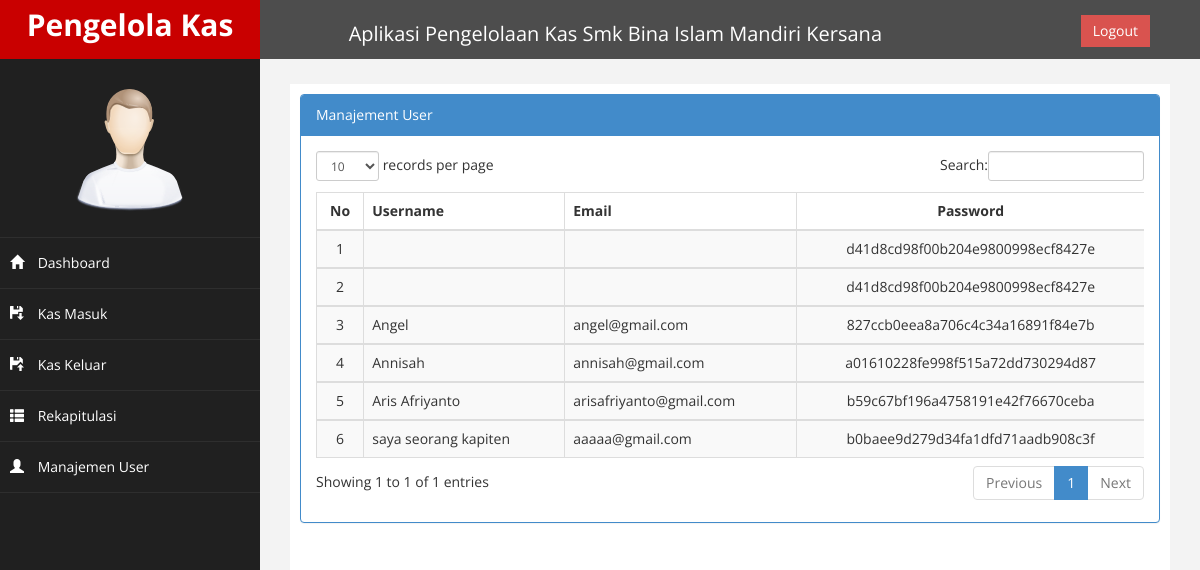
The app's page /page/index.php?page=user with its own data.
### tables this page shows
CREATE TABLE `user` (
  `id` int(11) NOT NULL,
  `username` varchar(100) NOT NULL,
  `email` varchar(100) NOT NULL,
  `password` varchar(100) NOT NULL
);

### page/user/user.php (the view)
<div class="row">
                <div class="col-md-12">
                    <div class="panel panel-primary">
                        <div class="panel-heading">
                             Manajement User
                        </div>
                       <div class="panel-body">
                            <div class="table-responsive">
                                <table class="table table-striped table-bordered table-hover" id="dataTables-example">
                                    <thead>
                                        <tr>
                                            <th style="text-align: center;">No</th>
                                            <th>Username</th>
                                            <th>Email</th>
                                            <th style="text-align: center;">Password</th>
                                        </tr>
                                    </thead>
                                    <tbody>
                                        <?php
                                            $no=1;
                                            $sql = mysqli_query($conn, "SELECT * FROM user ORDER BY username ASC");
                                            while ($data = $sql->fetch_assoc()) {
                                                ?>
                                            <tr>
                                            <td align='center'><?php echo $no++; ?></td>
                                            <td><?php echo $data['username']; ?></td>
                                            <td><?php echo $data['email']; ?></td>
                                            <td align='center'><?php echo $data['password'];?></td>
                                            </tr>
                                    </tbody>
                                    <?php
                                    	}
                                    ?>
                                </table>
                            </div>
                        </div>
                    </div>
                </div>

### assets/css/custom.css (style rules this page uses)
body { font-family: 'Open Sans', sans-serif; }

### records on screen
user: password "d41d8cd98f00b204e9800998ecf8427e"
user: password "d41d8cd98f00b204e9800998ecf8427e"
user: username "Angel", email "angel@gmail.com", password "827ccb0eea8a706c4c34a16891f84e7b"
user: username "Annisah", email "annisah@gmail.com", password "a01610228fe998f515a72dd730294d87"
user: username "Aris Afriyanto", email "arisafriyanto@gmail.com", password "b59c67bf196a4758191e42f76670ceba"
user: username "saya seorang kapiten", email "aaaaa@gmail.com", password "b0baee9d279d34fa1dfd71aadb908c3f"
